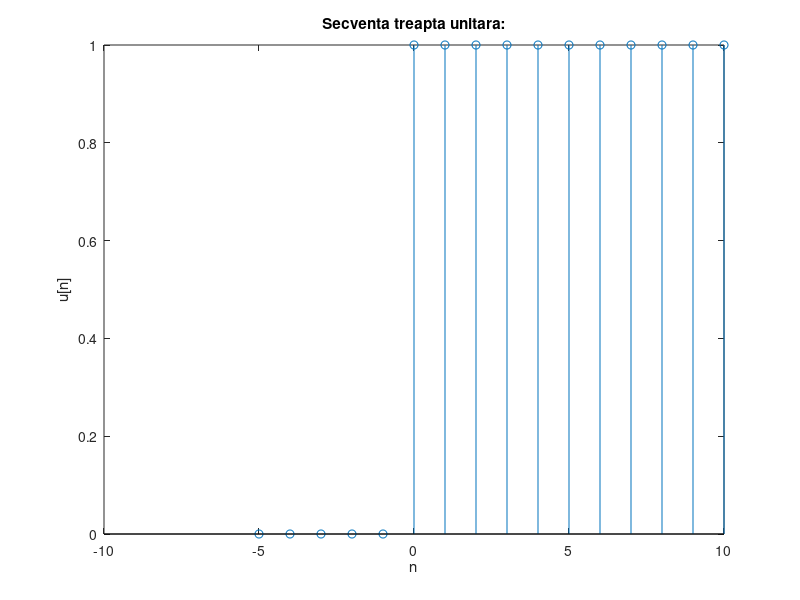

Write the MATLAB code that produced this figure.
%secventa treapta unitara u[n]= (n>=0)?1:0
n1=-5;n2=10;
n=n1:n2;
x=(n>=0);
stem(n,x);
xlabel('n'); ylabel('u[n]');
title('Secventa treapta unitara:')
axis([n1 n2 -0.1 1.1]);

n1=-5;n2=10; n=n1:n2;
x=@(n) (n>=0);
stem(n,x(n));
xlabel('n'); ylabel('u[n]');
title('Secventa treapta unitara:');
